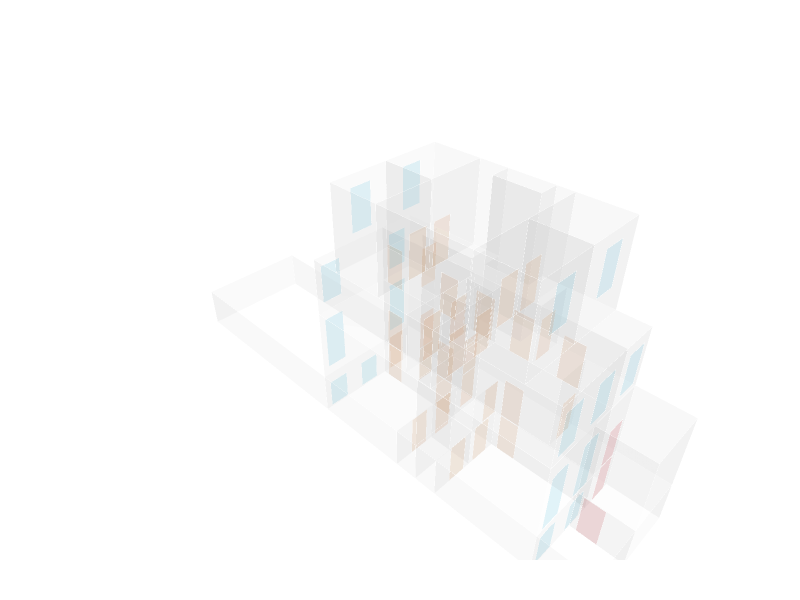

This figure's notebook cell:
### Markdown cell above
## 14. Match Apertures to Rooms

Each aperture face (window, door) is assigned to the room(s) it separates: the aperture centroid must lie within 5 cm of a room face plane and inside that face bounding box. Any two rooms sharing an aperture form an access pair used later for circulation logic.

### Code cell
all_apertures = windows + doors + entrance_doors
all_aperture_types = (
    ["window"]   * len(windows) +
    ["door"]     * len(doors) +
    ["entrance"] * len(entrance_doors)
)
apt_colors = {"window": "#4CC9F0", "door": "#F4A261", "entrance": "#E63946"}

# Centroid of each aperture face
apt_cents = []
for apt in all_apertures:
    c = Topology.Centroid(apt)
    apt_cents.append((Vertex.X(c), Vertex.Y(c), Vertex.Z(c)))

# Per-cell face data with bounding boxes
cell_face_planes_bbox = []
for c in cells:
    fd = []
    for f in (Topology.Faces(c) or []):
        fc  = Topology.Centroid(f)
        fp  = (Vertex.X(fc), Vertex.Y(fc), Vertex.Z(fc))
        fn  = Face.Normal(f)
        fvs = Topology.Vertices(f) or []
        if fvs:
            xs = [Vertex.X(v) for v in fvs]
            ys = [Vertex.Y(v) for v in fvs]
            zs = [Vertex.Z(v) for v in fvs]
            bbox = (min(xs), max(xs), min(ys), max(ys), min(zs), max(zs))
        else:
            bbox = None
        fd.append((fp, fn, bbox))
    cell_face_planes_bbox.append(fd)

def in_bbox(pt, bbox, margin=0.05):
    if bbox is None:
        return True
    xmn, xmx, ymn, ymx, zmn, zmx = bbox
    return (xmn-margin <= pt[0] <= xmx+margin and
            ymn-margin <= pt[1] <= ymx+margin and
            zmn-margin <= pt[2] <= zmx+margin)

# Tight tolerances: aperture centroid must be very close to the face plane
# and inside (or just at) the face bounding box.
# This ensures each aperture matches only the two rooms it actually separates.
PLANE_TOL = 0.05  # 5 cm — was 15 cm; tighter prevents bleed into neighbouring rooms
apt_to_rooms = [set() for _ in all_apertures]
for ai, ac in enumerate(apt_cents):
    for ri, fd in enumerate(cell_face_planes_bbox):
        for fp, fn, bbox in fd:
            if perp_dist(ac, fp, fn) < PLANE_TOL and in_bbox(ac, bbox):
                apt_to_rooms[ai].add(ri)
                break

# Access pairs: rooms sharing an aperture
access_pairs = set()
for ai, rooms in enumerate(apt_to_rooms):
    if len(rooms) >= 2:
        room_list = sorted(rooms)
        for a in range(len(room_list)):
            for b in range(a + 1, len(room_list)):
                access_pairs.add((room_list[a], room_list[b]))

matched = sum(1 for r in apt_to_rooms if r)
print(f"All apertures: {len(all_apertures)}  "
      f"(windows={len(windows)}, doors={len(doors)}, entrance={len(entrance_doors)})")
print(f"Apertures matched to ≥1 room : {matched}")
print(f"Access pairs via apertures   : {len(access_pairs)}")
print("\nAccess pairs (room types):")
for i, j in sorted(access_pairs):
    ti = get_val(selector[i], "type")
    tj = get_val(selector[j], "type")
    print(f"  {ti} ↔ {tj}")

aperture_cluster = Cluster.ByTopologies(all_apertures)

Topology.Show(
    cell_cluster, aperture_cluster,
    faceColorKey="color",
    faceOpacity=0.15,
    edgeColor="white", edgeWidth=0.5,
    showVertices=False,
    backgroundColor="white",
    width=800, height=600,
    renderer=renderer
)

### Figure 1 — Plotly figure (JSON) as saved in the notebook; plotly's stock layout.template omitted (floating-point values rounded to 4 significant figures; data arrays with more than 128 entries replaced by an {"elided": "..."} marker saying what was removed)
{"data": [{"hoverinfo": "text", "legendgroup": "2", "legendrank": 2, "line": {"color": "white", "dash": "solid", "width": 0.5}, "marker": {"size": 0}, "mode": "lines", "name": "1: Untitled (Edges)", "showlegend": false, "text": "", "type": "scatter3d", "x": {"elided": "1260 float values"}, "y": {"elided": "1260 float values"}, "z": {"elided": "1260 float values"}}, {"cmax": 1, "cmin": 0, "color": "#FAFAFA", "colorscale": [[0, "#440154"], [0.1111, "#482878"], [0.2222, "#3e4989"], [0.3333, "#31688e"], [0.4444, "#26828e"], [0.5556, "#1f9e89"], [0.6667, "#35b779"], [0.7778, "#6ece58"], [0.8889, "#b5de2b"], [1, "#fde725"]], "facecolor": {"elided": "440 str values"}, "flatshading": true, "hoverinfo": "text", "hovertext": {"elided": "440 str values"}, "i": {"elided": "440 int values"}, "j": {"elided": "440 int values"}, "k": {"elided": "440 int values"}, "legendgroup": "3", "legendrank": 3, "lighting": {"facenormalsepsilon": 0}, "name": "1: Untitled (Faces)", "opacity": 0.15, "showlegend": false, "showscale": false, "text": {"elided": "440 str values"}, "type": "mesh3d", "x": {"elided": "218 float values"}, "y": {"elided": "218 float values"}, "z": {"elided": "218 float values"}}, {"hoverinfo": "text", "legendgroup": "6", "legendrank": 6, "line": {"color": "white", "dash": "solid", "width": 0.5}, "marker": {"size": 0}, "mode": "lines", "name": "2: Untitled (Edges)", "showlegend": false, "text": "", "type": "scatter3d", "x": {"elided": "708 float values"}, "y": {"elided": "708 float values"}, "z": {"elided": "708 float values"}}, {"cmax": 1, "cmin": 0, "color": "#FAFAFA", "colorscale": [[0, "#440154"], [0.1111, "#482878"], [0.2222, "#3e4989"], [0.3333, "#31688e"], [0.4444, "#26828e"], [0.5556, "#1f9e89"], [0.6667, "#35b779"], [0.7778, "#6ece58"], [0.8889, "#b5de2b"], [1, "#fde725"]], "facecolor": {"elided": "132 str values"}, "flatshading": true, "hoverinfo": "text", "hovertext": {"elided": "132 str values"}, "i": {"elided": "132 int values"}, "j": {"elided": "132 int values"}, "k": {"elided": "132 int values"}, "legendgroup": "7", "legendrank": 7, "lighting": {"facenormalsepsilon": 0}, "name": "2: Untitled (Faces)", "opacity": 0.15, "showlegend": false, "showscale": false, "text": {"elided": "132 str values"}, "type": "mesh3d", "x": {"elided": "236 float values"}, "y": {"elided": "236 float values"}, "z": {"elided": "236 float values"}}], "layout": {"autosize": true, "height": 600, "margin": {"b": 40, "l": 40, "r": 40, "t": 40}, "paper_bgcolor": "#FFFFFF", "plot_bgcolor": "#FFFFFF", "scene": {"aspectmode": "data", "camera": {"center": {"x": 0, "y": 0, "z": 0}, "eye": {"x": -1.25, "y": -1.25, "z": 1.25}, "projection": {"type": "perspective"}, "up": {"x": 0, "y": 0, "z": 1}}, "xaxis": {"visible": false}, "yaxis": {"visible": false}, "zaxis": {"visible": false}}, "showlegend": true, "width": 800, "xaxis": {"showgrid": false, "visible": false, "zeroline": false}, "yaxis": {"showgrid": false, "visible": false, "zeroline": false}}}
